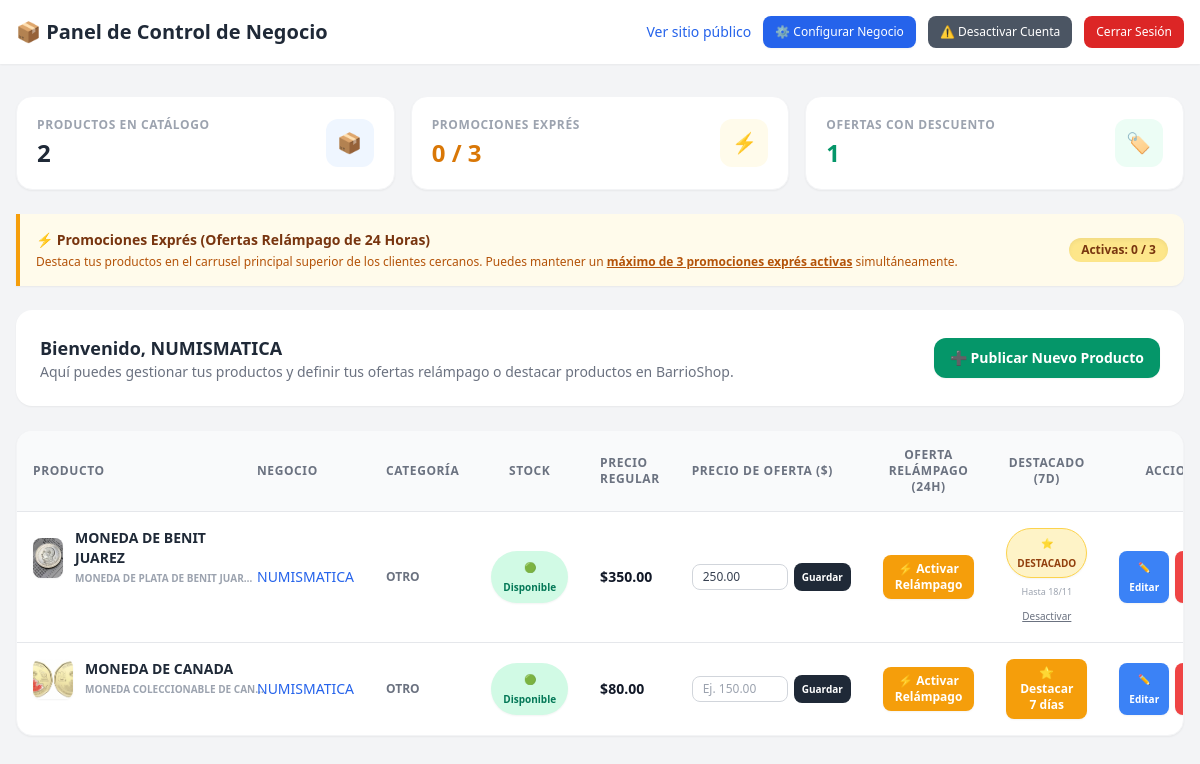
Page /dashboard/ (signed in) on the earlier database version.
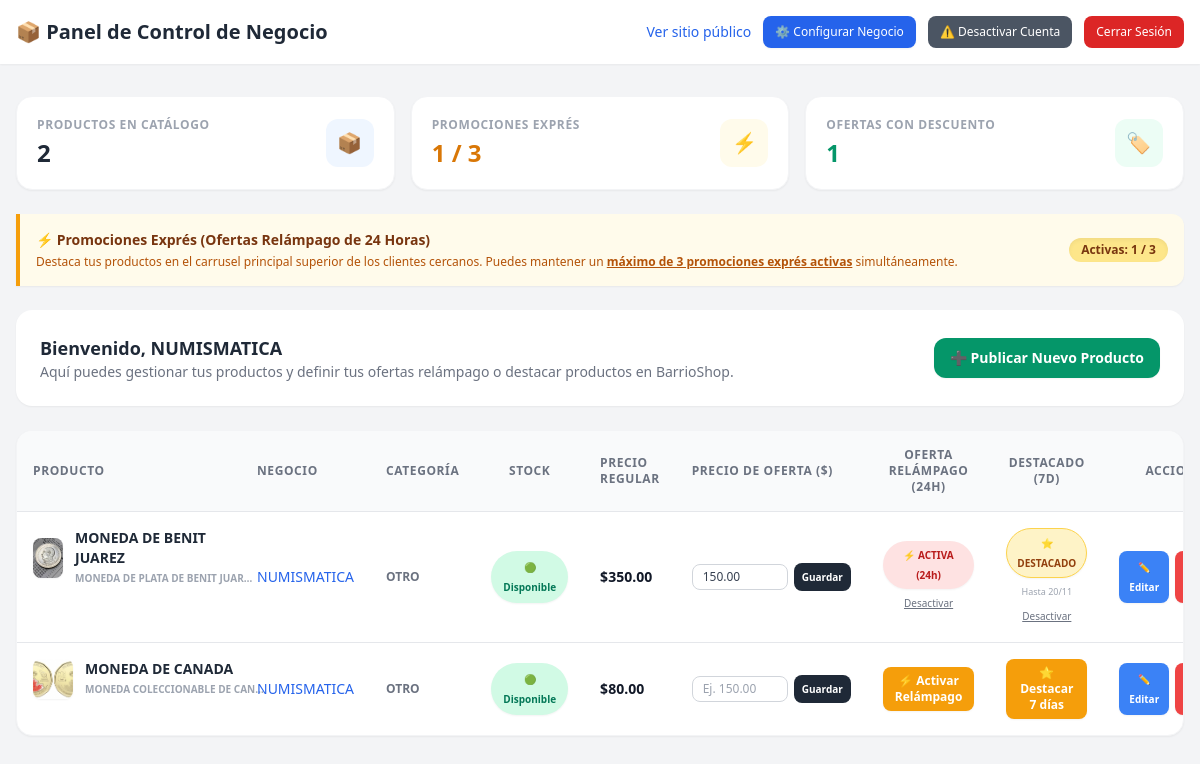
Same page on the later database version.
### marketplace/models.py (models this page shows, shortened)
class Product(models.Model):
    CATEGORY_CHOICES = [
        ('comida', 'Comida y Antojitos'),
        ('vehiculos', 'Vehículos'),
        ('supermercado', 'Supermercado'),
        ('tecnologia', 'Tecnología'),
        ('electrodomesticos', 'Electrodomésticos'),
        ('hogar', 'Hogar y Muebles'),
        ('moda', 'Moda'),
        ('deportes', 'Deportes y Fitness'),
        ('herramientas', 'Herramientas'),
        ('construccion', 'Construcción'),
        ('mascotas', 'Mascotas'),
        ('abarrotes', 'Abarrotes'),
        ('servicios', 'Servicios y Oficios'),
        ('otro', 'Otro'),
    ]
    CONDITION_CHOICES = [
        ('nuevo', 'Nuevo'),
        ('usado', 'De uso / Seminuevo'),
    ]
    business = models.ForeignKey('Business', on_delete=models.CASCADE)
    name = models.CharField(max_length=100)
    description = models.TextField()
    price = models.DecimalField(max_digits=10, decimal_places=2)
    condition = models.CharField(max_length=20, choices=CONDITION_CHOICES, default='nuevo')
    warranty = models.CharField(max_length=255, blank=True, null=True, verbose_name="Garantía del producto", help_text="Ej. Sin garantía, 30 días con el vendedor, etc.")
    is_promo = models.BooleanField(default=False)
    promo_price = models.DecimalField(max_digits=10, decimal_places=2, null=True, blank=True)
    is_express_promo = models.BooleanField(default=False)
    express_promo_start = models.DateTimeField(null=True, blank=True)
    express_promo_end = models.DateTimeField(null=True, blank=True)
    is_featured = models.BooleanField(default=False, verbose_name="¿Producto Destacado?")
    featured_until = models.DateTimeField(null=True, blank=True, verbose_name="Destacado Hasta")
    image = models.ImageField(upload_to='products/', null=True, blank=True)
    image_2 = models.ImageField(upload_to='products/', null=True, blank=True)
    image_3 = models.ImageField(upload_to='products/', null=True, blank=True)
    category = models.CharField(max_length=50, choices=CATEGORY_CHOICES, default='otro')
    is_available = models.BooleanField(default=True, verbose_name="Disponible en stock")
    @property
    def is_express_active(self):
        if self.is_express_promo and self.express_promo_end:
            return timezone.now() <= self.express_promo_end
        return False
    @property
    def is_featured_active(self):
        if self.is_featured and self.featured_until:
            return timezone.now() <= self.featured_until
        return False

class Business(models.Model):
    BUSINESS_TYPE_CHOICES = [
        ('fisico', 'Local Físico / Tienda Establecida'),
        ('entrega', 'Entregas en Puntos / Puntos Medios'),
    ]
    user = models.OneToOneField(User, on_delete=models.CASCADE, null=True, blank=True)
    name = models.CharField(max_length=100) # Nombre del negocio
    description = models.TextField()        # Breve descripción de lo que venden u ofrecen
    whatsapp = models.CharField(max_length=20) # Número de contacto para pedidos por WhatsApp
    address = models.CharField(max_length=255) # Dirección física o referencia principal
    latitude = models.FloatField()
    longitude = models.FloatField()
    business_type = models.CharField(max_length=20, choices=BUSINESS_TYPE_CHOICES, default='fisico')
    delivery_zones = models.TextField(blank=True, null=True, help_text="Específica dónde entregas si no tienes local fijo")
    opening_time = models.TimeField(null=True, blank=True, verbose_name="Hora de apertura")
    closing_time = models.TimeField(null=True, blank=True, verbose_name="Hora de cierre")
    is_active = models.BooleanField(default=True, verbose_name="¿Empresa Activa?")

### marketplace/views.py (the view)
# urls.py: path('dashboard/', views.business_dashboard_view, name='dashboard'), # 👈 Unificado con nombre 'dashboard'
@login_required(login_url='business_login')
def business_dashboard_view(request):
    try:
        business = request.user.business
    except Business.DoesNotExist:
        return redirect('register_business')
    products = Product.objects.filter(business=business)
    total_products_count = products.count()
    active_express_count = products.filter(
        is_express_promo=True,
        express_promo_end__gt=timezone.now()
    ).count()
    promo_prices_count = sum(1 for p in products if p.promo_price is not None and str(p.promo_price).strip() != '')
    context = {
        'business': business,
        'products': products,
        'active_express_count': active_express_count,
        'total_products_count': total_products_count,
        'promo_prices_count': promo_prices_count,
    }
    return render(request, 'marketplace/dashboard.html', context)

### marketplace/templates/marketplace/dashboard.html (shortened to what the changed rows need)
<!DOCTYPE html>
<html lang="es">
<head>
    <script src="https://cdn.tailwindcss.com"></script>
</head>
<body class="bg-gray-100 min-h-screen font-sans">
    <header class="bg-white shadow-sm">
        <div class="max-w-7xl mx-auto px-4 py-4 flex justify-between items-center">
            <h1 class="text-xl font-bold text-gray-800">📦 Panel de Control de Negocio</h1>
        </div>
    </header>
    <main class="max-w-7xl mx-auto px-4 py-8">
        <div class="grid grid-cols-1 sm:grid-cols-3 gap-4 mb-6">
            <div class="bg-white p-5 rounded-2xl shadow-sm border border-gray-100 flex items-center justify-between">
                <div>
                    <p class="text-xs font-bold text-gray-400 uppercase tracking-wider">Promociones Exprés</p>
                    <h3 class="text-2xl font-black text-amber-600 mt-1">{{ active_express_count|default:0 }} / 3</h3>
                </div>
            </div>
        </div>
        <div class="bg-amber-50 border-l-4 border-amber-500 p-4 mb-6 rounded-r-xl shadow-sm">
            <div class="flex flex-col sm:flex-row justify-between items-start sm:items-center gap-2">
                <div>
                    <h3 class="text-sm font-bold text-amber-900 flex items-center gap-1">
                    </h3>
                    <p class="text-xs text-amber-700 mt-1">
                    </p>
                </div>
                <span class="bg-amber-200 text-amber-900 text-xs font-bold px-3 py-1 rounded-full whitespace-nowrap shadow-inner">
                    Activas: {{ active_express_count|default:0 }} / 3
                </span>
            </div>
        </div>
        <div class="bg-white p-6 rounded-2xl shadow-sm mb-6 flex justify-between items-center">
            <div>
                <h2 class="text-lg font-bold text-gray-800">Bienvenido, {{ business.name|default:"Comerciante" }}</h2>
            </div>
        </div>
        <div class="bg-white rounded-2xl shadow-sm overflow-hidden border border-gray-100">
            <div class="overflow-x-auto">
                <table class="w-full text-left border-collapse">
                    <thead>
                        <tr class="bg-gray-50 border-b text-xs font-bold text-gray-500 uppercase tracking-wider">
                            <th class="p-4">Producto</th>
                            <th class="p-4">Negocio</th>
                            <th class="p-4">Categoría</th>
                            <th class="p-4 text-center">Stock</th>
                            <th class="p-4">Precio Regular</th>
                            <th class="p-4">Precio de Oferta ($)</th>
                            <th class="p-4 text-center">Oferta Relámpago (24h)</th>
                            <th class="p-4 text-center">Destacado (7d)</th>
                            <th class="p-4 text-center">Acciones</th>
                        </tr>
                    </thead>
                    <tbody class="divide-y text-sm text-gray-700">
                        {% for product in products %}
                        <tr class="hover:bg-gray-50/50 transition">
                            <td class="p-4 font-semibold flex items-center gap-3">
                                {% if product.image %}
                                    <img src="{{ product.image.url }}" class="w-10 h-10 object-cover rounded-lg shadow-sm">
                                {% else %}
                                    <div class="w-10 h-10 rounded-lg bg-gray-100 flex items-center justify-center text-lg">📦</div>
                                {% endif %}
                                <div>
                                    <span class="font-bold text-gray-800 block">{{ product.name }}</span>
                                    <span class="text-[10px] text-gray-400 truncate max-w-[180px] block">{{ product.description }}</span>
                                </div>
                            </td>
                            <td class="p-4 text-blue-600 font-medium">
                                {{ product.business.name }}
                            </td>
                            <td class="p-4 uppercase text-xs font-bold text-gray-500">
                                {{ product.get_category_display }}
                            </td>
                            <td class="p-4 text-center">
                                {% if product.is_available %}
                                    <a href="{% url 'toggle_stock' product.id %}" class="inline-block bg-emerald-100 text-emerald-700 hover:bg-red-100 hover:text-red-700 font-bold text-[10px] px-3 py-1.5 rounded-full transition shadow-sm" title="Clic para marcar como agotado">
                                        🟢 Disponible
                                    </a>
                                {% else %}
                                    <a href="{% url 'toggle_stock' product.id %}" class="inline-block bg-red-100 text-red-700 hover:bg-emerald-100 hover:text-emerald-700 font-bold text-[10px] px-3 py-1.5 rounded-full transition shadow-sm" title="Clic para marcar como disponible">
                                        🔴 Agotado
                                    </a>
                                {% endif %}
                            </td>
                            <td class="p-4 font-extrabold text-gray-900">
                                ${{ product.price }}
                            </td>
                            <td class="p-4">
                                <form method="post" action="{% url 'update_promo_price' product.id %}" class="flex items-center gap-1.5">
                                    <input type="number" step="0.01" name="promo_price" value="{{ product.promo_price|default:'' }}" placeholder="Ej. 150.00" class="w-24 px-2.5 py-1 text-xs border border-gray-300 rounded-lg focus:ring-2 focus:ring-amber-500 focus:outline-none">
                                    <button type="submit" class="bg-gray-800 hover:bg-black text-white text-[10px] font-bold px-2 py-1 rounded-lg transition">
                                        Guardar
                                    </button>
                                </form>
                            </td>
                            <td class="p-4 text-center">
                                {% if product.is_express_active %}
                                    <div class="inline-flex flex-col items-center">
                                        <span class="bg-red-100 text-red-700 text-[10px] font-extrabold px-2.5 py-1 rounded-full shadow-sm mb-1 animate-pulse">
                                            ⚡ ACTIVA (24h)
                                        </span>
                                        <a href="{% url 'toggle_express_promo' product.id %}" class="text-[10px] text-gray-500 hover:text-red-600 underline font-medium">
                                            Desactivar
                                        </a>
                                    </div>
                                {% else %}
                                    <a href="{% url 'toggle_express_promo' product.id %}" class="inline-block bg-amber-500 hover:bg-amber-600 text-white font-bold text-xs px-3 py-1.5 rounded-lg shadow-sm transition hover:scale-105">
                                        ⚡ Activar Relámpago
                                    </a>
                                {% endif %}
                            </td>
                            <td class="p-4 text-center">
                                {% if product.is_featured_active %}
                                    <div class="inline-flex flex-col items-center">
                                        <span class="bg-amber-100 text-amber-800 text-[10px] font-extrabold px-2.5 py-1 rounded-full border border-amber-300 shadow-sm mb-1">
                                            ⭐ DESTACADO
                                        </span>
                                        <span class="text-[9px] text-gray-400 block mb-1">Hasta {{ product.featured_until|date:"d/m" }}</span>
                                        <a href="{% url 'toggle_featured' product.id %}" class="text-[10px] text-gray-500 hover:text-amber-700 underline font-medium">
                                            Desactivar
                                        </a>
                                    </div>
                                {% else %}
                                    <a href="{% url 'toggle_featured' product.id %}" class="inline-block bg-amber-500 hover:bg-amber-600 text-white font-bold text-xs px-3 py-1.5 rounded-lg shadow-sm transition hover:scale-105">
                                        ⭐ Destacar 7 días
                                    </a>
                                {% endif %}
                            </td>
                            <td class="p-4 text-center">
                                <div class="flex items-center justify-center gap-1.5">
                                    <a href="{% url 'edit_product' product.id %}" class="inline-block bg-blue-500 hover:bg-blue-600 text-white text-[10px] font-bold px-2.5 py-1.5 rounded-lg shadow-sm transition">
                                        ✏️ Editar
                                    </a>
                                    <form action="{% url 'delete_product' product.id %}" method="POST" onsubmit="return confirm('¿Estás seguro de que deseas eliminar este producto permanentemente?');" class="inline">
                                        <button type="submit" class="inline-block bg-red-500 hover:bg-red-600 text-white text-[10px] font-bold px-2.5 py-1.5 rounded-lg shadow-sm transition">
                                        </button>
                                    </form>
                                </div>
                            </td>
                        </tr>
                        {% empty %}
                        <tr>
                            <td colspan="9" class="p-8 text-center text-gray-400">
                                No tienes productos registrados todavía. ¡Publica uno para comenzar a crear Ofertas Relámpago o destacar piezas!
                            </td>
                        </tr>
                        {% endfor %}
                    </tbody>
                </table>
            </div>
        </div>
    </main>
</body>
</html>

Differences in the rows shown:
changed Product "MONEDA DE BENIT JUAREZ": promo_price "250.00" → "150.00"; featured_until "18/11" → "20/11"; express_promo_end "⚡ Activar Relámpago" → "⚡ ACTIVA (24h) Desactivar"
Other differences:
{{ active_express_count|default:0 }}: "0" → "1"
